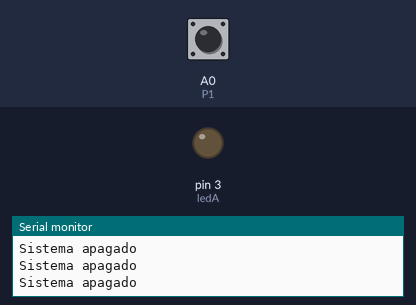
Simulated run of this sketch. Board: Arduino Uno, built with avr-gcc and run on an emulated ATmega328P. On the bench: output pins drawn as LEDs (lit = HIGH), the last lines printed to the serial monitor. Dashed ring = blinking. The inputs (shaded band) are chosen by the test bench; at power-on: A0 (P1) LOW.

Above: at 1.2 s.
1.3 s: A0 (P1) driven HIGH
At 1.7 s:
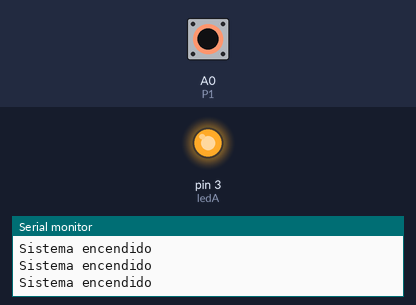
2.8 s: A0 (P1) pulsed LOW 5 times (0.12 s each, 0.3 s apart)
At 3.4 s:
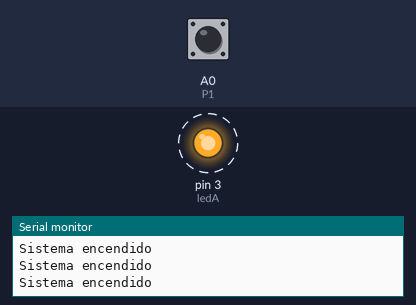
7.3 s: A0 (P1) pulsed LOW 2 times (0.12 s each, 0.3 s apart)
At 9.0 s:
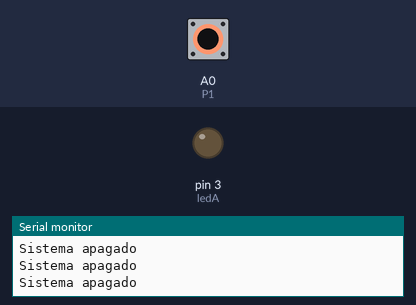
Timing chart, 0 to 10.5 s (numbered marks = the images above; inputs shaded):
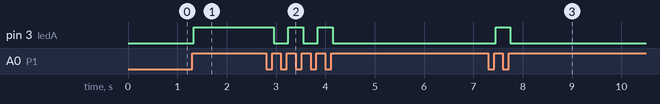

Measured:
- after the input at 1.3 s, pin 3 (ledA): LOW → HIGH at once
- after the input at 2.8 s, pin 3 (ledA): alternates HIGH for 0.30 s and LOW for 0.30 s, 5 changes in all, then stays LOW, starting after 0.15 s
- after the input at 7.3 s, pin 3 (ledA): LOW → HIGH after 0.15 s, → LOW 0.30 s later

The sketch:

c83.ino
```cpp
int P1=A0;
int B1=4;
int LedA=3;
int estado=0, estadoAnt=0, salida=0,ledA=3;
void setup(){
  pinMode(P1,INPUT);
  pinMode(B1,INPUT);
  pinMode(ledA,OUTPUT);
  Serial.begin(9600);
}

void loop() {
  estado=digitalRead(P1);
  if(estado and estadoAnt==0){
    salida=1-salida;
    delay(20);
  }
   estadoAnt=estado;
  if(salida){ //salida==1
    Serial.println("Sistema encendido");
    digitalWrite(ledA,1);
  }
   else{
    digitalWrite(ledA,0);
    Serial.println("Sistema apagado");
  }
}
```
